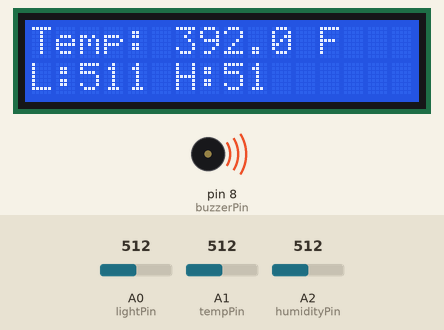
Bench run of a sketch on a simulated Arduino Uno, built with avr-gcc and run on an emulated ATmega328P. Parts: 16×2 character LCD, buzzer (waves = sounding). The inputs (shaded band) are chosen by the test bench; at power-on: A0 (lightPin) = 512, A1 (tempPin) = 512, A2 (humidityPin) = 512.

Above: at 1.6 s.
1.7 s: A0 (lightPin) set to 490
At 2.8 s:
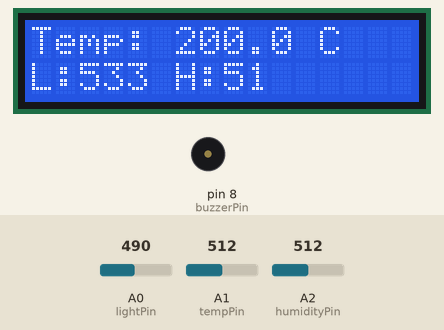
5.8 s: A1 (tempPin) set to 490
At 7.8 s:
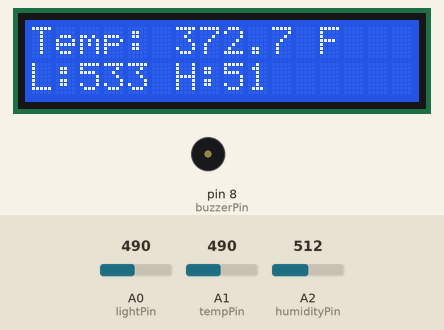
8.5 s: A2 (humidityPin) set to 490
At 9.3 s:
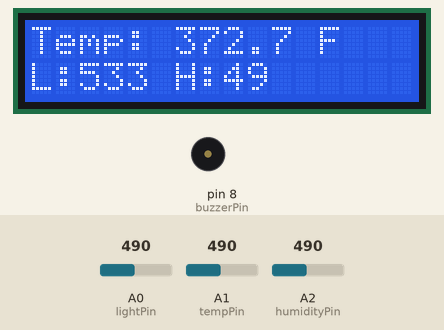
11.5 s: A0 (lightPin) set to 510
At 12.8 s:
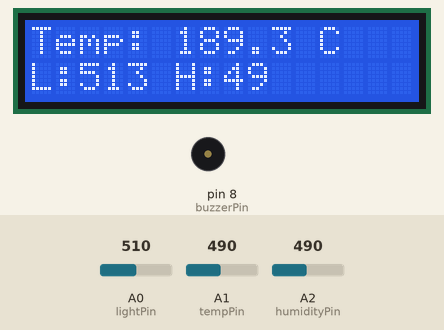
14.5 s: A1 (tempPin) set to 510
At 15.8 s:
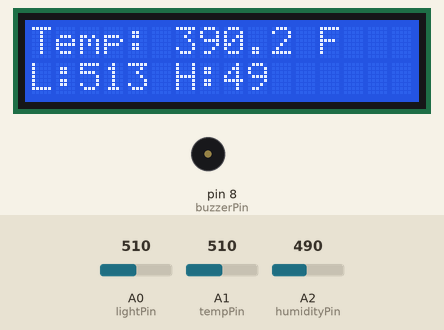
17.5 s: A2 (humidityPin) set to 510
At 18.6 s:
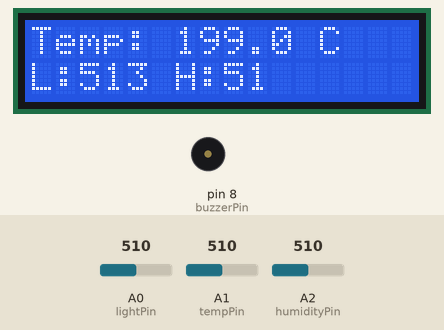
Timing chart, 0 to 20.5 s (numbered marks = the images above; inputs shaded):
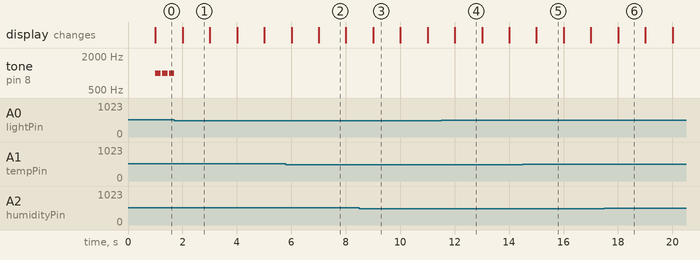

The sketch:

6Ulesanne_Buzzer.ino
```cpp
#include <LiquidCrystal.h>

LiquidCrystal lcd(12, 11, 5, 4, 3, 2);

const int tempPin = A1;
const int lightPin = A0;
const int humidityPin = A2;
const int buzzerPin = 8;

float temperature;
float voltage;
float degreesF;
int lightLevel;
int humidityLevel;

unsigned long previousMillis = 0;
const long interval = 1000;
unsigned long lastEmojiShowTime = 0;
const long emojiInterval = 10000;
unsigned long lastDegreeSwitch = 0;
bool fDegrees = false; // määrab, kas näidata temperatuuri Fahrenheiti kraadides

bool danger = false;
bool lastDangerState = false;

void setup() {
  lcd.begin(16, 2);
  pinMode(tempPin, INPUT);
  pinMode(lightPin, INPUT);
  pinMode(humidityPin, INPUT);
  pinMode(buzzerPin, OUTPUT);
}

void loop() {
  unsigned long currentMillis = millis();

  // kontrollime, kas on möödunud vähemalt üks sekund andmete uuendamiseks
  if (currentMillis - previousMillis >= interval) {
    previousMillis = currentMillis;

    lightLevel = analogRead(lightPin); // valguse taseme lugemine
    voltage = getVoltage(tempPin);     // teisendame temperatuuriandurilt saadud väärtuse pingeks
    temperature = (voltage - 0.5) * 100.0; // teisendame pinge kraadideks Celsiuses
    degreesF = temperature * (9.0 / 5.0) + 32.0; // teisendame Celsiuse Fahrenheiti

    humidityLevel = analogRead(humidityPin); // loeme "niiskuse" anduri väärtust (eeldatavasti analoogandur)

    // kontrollime ohuolukorda – kas temperatuur on liiga kõrge või valgus liiga madal
    danger = false;
    if (temperature > 30 || lightLevel < 100) {
      danger = true;
    }

    lcd.clear();
    lcd.setCursor(0, 0);
    lcd.print("Temp: ");

    // vahetame iga poole sekundi järel, kas kuvatakse temperatuuri F või C
    if (currentMillis - lastDegreeSwitch > 500) {
      lastDegreeSwitch = currentMillis;
      fDegrees = !fDegrees;
    }

    if (fDegrees) {
      lcd.print(degreesF, 1);
      lcd.print(" F");
    } else {
      lcd.print(temperature, 1);
      lcd.print(" C");
    }

    lcd.setCursor(0, 1);
    lcd.print("L:");
    lcd.print(1023 - lightLevel); // inverteerime valguse taseme, nii et suurem number = rohkem valgust
    lcd.print(" H:");
    lcd.print(humidityLevel / 10); // lihtne teisendus, et näidata väiksemat ja loetavamat niiskuse taset

    // kui olek muutus ohutuks ja see oli eelnevalt turvaline, käivitame alarmi
    if (danger && !lastDangerState) {
      playAlarm();
    }

    lastDangerState = danger; // salvestame hetke ohuolukorra järgmise tsükli jaoks
  }
}

float getVoltage(int pin) {
  return (analogRead(pin) * 0.004882814); // teisendab analoogväärtuse pingeks (5V/1024)
}

void playAlarm() {
  // Mängib häiresignaali kolm korda lühikeste vahedega
  for (int i = 0; i < 3; i++) {
    tone(buzzerPin, 1000, 200);
    delay(250);
  }
  noTone(buzzerPin);
}
```

Measured:
- after the input at 1.7 s, the display: changes after 0.31 s (image 1)
- after the input at 5.8 s, the display: first changes after 0.21 s (image 2 shows a later state)
- after the input at 8.5 s, the display: changes after 0.51 s (image 3)
- after the input at 11.5 s, the display: changes after 0.51 s (image 4)
- after the input at 14.5 s, the display: changes after 0.51 s (image 5)
- after the input at 17.5 s, the display: changes after 0.51 s (image 6)
- what the display in image 1 shows lasts 1.0 s, from 2.0 s to 3.0 s
